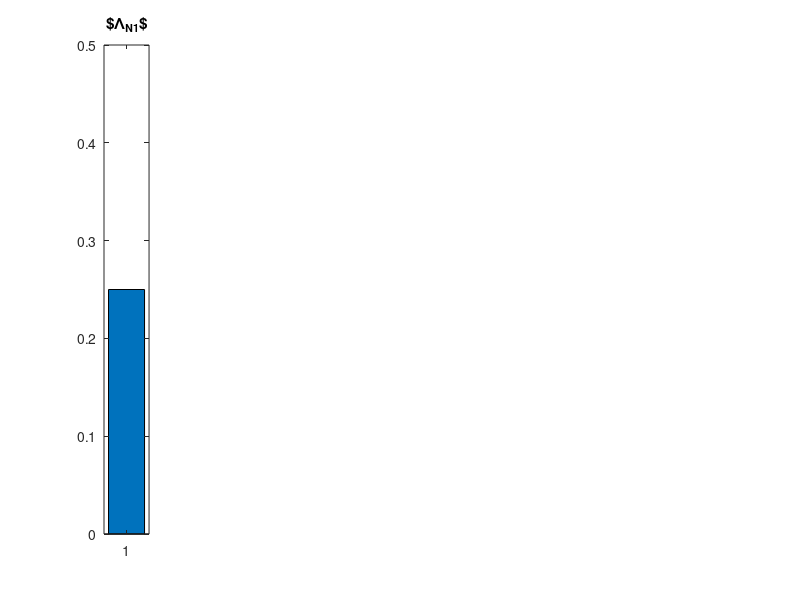

The MATLAB script that drew this image: (Note: this script raises an error after producing the figure.)
% This program solves the time evolution of problem 2B with a particle hopping ansatz
%% Load initial conditions
close all   
clear variables

% Initialise all neurites as structure arrays
NumberOfNeurites = 2;
N1 = struct;     

% Initialise parameters for scaling
N1.typicalTime = 10;
N1.typicalLength = 5;
N1.typicalDiffusion = 10^(-1); 

N1.Scaling_Diffusion = N1.typicalTime/N1.typicalLength^2 * N1.typicalDiffusion;
N1.Scaling_Drift = N1.typicalTime/N1.typicalLength^2;
N1.Additional_Scaling_Boundary = N1.typicalLength/N1.typicalTime;

N2 = N1;

% Space discretisation
n = 200;
N1.L = 1;
N2.L = 0.3;
N1.dx = 1/n;
N2.dx = 1/n;
N1.x = linspace(0,N1.L,n*N1.L)';            
N2.x = linspace(0,N2.L,n*N2.L)';            

% Time discretisation
T = 10;                                  % End time
m = T*10000;
dt = T/m;
N1.dt = dt;   
N2.dt = dt;                            
tt = linspace(0,T,ceil(T/N1.dt))';  

% Load initial pool Cconcentrations and define their maximum sizes;
N1.Lambda_som = 9;                      % Concentration in the Soma
N2.Lambda_som = N1.Lambda_som;
N1.Lambda_tip = 0.25;                   % Concentration in the growth cone of N1
N2.Lambda_tip = 0.25;                   % Concentration in the growth cone of N2

N1.Lambda_som_max = 10;
N2.Lambda_som_max = N1.Lambda_som_max;
N1.Lambda_tip_max = 0.5;               
N2.Lambda_tip_max = 0.5;

% Initial influx- and outflux values in all neurites
no_noflux = 1;                          % Set to 0 to have no flux for each Neurite
N1.alpha_a = no_noflux*1.2;
N1.alpha_r = no_noflux*0.3;
N2.alpha_a = no_noflux*1.2;
N2.alpha_r = no_noflux*0.3;

N1.beta_a = no_noflux*2;
N1.beta_r = no_noflux*1;
N2.beta_a = no_noflux*2;
N2.beta_r = no_noflux*1;

% Further parameters (diffusion constants and potentials)
N1.eps_a = 0.05;
N2.eps_a = N1.eps_a;
N1.eps_r = 0.05;
N2.eps_r = N1.eps_r;
C_a = 1/N1.eps_a;
C_r = 1/N1.eps_r;

N1.V_a = 1.*N1.x;           
N1.V_r = -1.*N1.x;
N2.V_a = 1.*N2.x;
N2.V_r = -1.*N2.x;

% Initial concentration of a = ANT and r = RET
N1.a0 = 0.*N1.x + 0.3;
N1.r0 = 0.*N1.x + 0.32;
N2.a0 = 0.*N2.x + 0.3;
N2.r0 = 0.*N2.x + 0.32;

% Check initial concentrations
N1.p0 = N1.a0 + N1.r0;
N2.p0 = N2.a0 + N2.r0;
if sum(N1.p0 > 1) + sum(N2.p0 > 1) > 0
    error('The chosen initial value of the total vesicle concentration in one neurite exceeds the density constraint.')
end
if sum(N1.a0 < 0) + sum(N1.r0 < 0) + sum(N2.a0 < 0) + sum(N2.r0 < 0) > 0
    error('One of the initial vesicle concentrations in a neurite is negative.')
end

% Initialise vectors that save development of different numbers
Development_Lambda_som = zeros(m,1);
Development_Lambda_tipN1 = zeros(m,1);
Development_Lambda_tipN2 = zeros(m,1);
Development_MassWholeSystem = zeros(m,1);
Development_Entropy = zeros(m,1);

%% Plot Initial Concentration in Both Neurites, Neurite 1 is plotted reverse
fig = figure('Position', [0, 0, 200, 200]);

plotlefttip = subplot(1,5,1);
hl = bar(N1.Lambda_tip);
title('$\Lambda_{N1}$')
ylim([0 N1.Lambda_tip_max ]);
plotlefttip.PlotBoxAspectRatio(2) = 2;
plotlefttip.Position(1) = 0.0;
plotlefttip.Position(2) = .5;
plotlefttip.Position(4) = 0.4;

fs1 = subplot(1,5,2);
h1 = plot(N1.x, N1.a0,'blue', N1.x, N1.r0,'red', N1.x, 1-N1.a0-N1.r0 ,'k--','Linewidth',2);
% fs1.Position = [0.18000    0.5000    0.3237    0.4150];
set(fs1, 'Xdir', 'reverse')
title('Neurite 1')
axis([0 N1.L 0 1]),
set(groot, 'DefaultTextInterpreter', 'latex');
set(groot, 'DefaultAxesTickLabelInterpreter', 'latex');
set(groot, 'DefaultAxesFontName', 'latex');
set(groot, 'DefaultLegendInterpreter', 'latex');
l = legend('ANT','RET', '1-$\rho$');
xl = xlabel('Points on the domain $\Omega$');
yl = ylabel('Concentration');
%set(l,'FontSize',20);
set(xl,'FontSize',20);
set(yl,'FontSize',20);
set(gca,'FontSize',20);
axis square
set(gca,'FontSize',12,'FontWeight','bold')

plotsoma = subplot(1,5,3);
hs = bar(N1.Lambda_som);
title('$\Lambda_{som}$')
ylim([0 N1.Lambda_som_max]);
plotsoma.PlotBoxAspectRatio(2) = 2;
% plotsoma.Position(1) = 0.5;
plotsoma.Position(1) = 0.36;
plotsoma.Position(2) = 0.5;
plotsoma.Position(4) = 0.4;

fs2 = subplot(1,5,4);
h2 = plot(N2.x, N2.a0, 'blue', N2.x, N2.r0,'red',N2.x, 1-N2.a0-N2.r0 ,'k--','Linewidth',2);
fs2.Position = [0.4400    0.5000    0.3237    0.4150];
axis([0 N2.L 0 1]);
title('Neurite 2')
axis square
legend('ANT','RET', '1-$\rho$');
xlabel('Points on the domain $\Omega$');
ylabel('Concentration');
set(gca,'FontSize',12,'FontWeight','bold','Fontangle','Oblique')

plotrighttip = subplot(1,5,5);
hr = bar(N2.Lambda_tip);
title('$\Lambda_{N2}$')
ylim([0 N2.Lambda_tip_max ]);
plotrighttip.PlotBoxAspectRatio(2) = 2;
plotrighttip.Position(1) = 0.7;
plotrighttip.Position(2) = 0.5;
plotrighttip.Position(4) = 0.4;

fs1.Position = [0.1000    0.5000    0.3237    0.4150];

drawnow;

pause

saveas(gcf, ['Images/TimeEvolution2B',num2str(0)], 'pdf');

%% Solve the equation

tic;
for i = 1:m
    % Update Concentration in Neurons
    [N1a1, N1r1, ~] = UpdateConcentrationParticleHopping(N1);    
    N1.a0 = N1a1;
    N1.r0 = N1r1;
    N1p1 = N1a1 + N1r1;
	
    [N2a1, N2r1, ~] = UpdateConcentrationParticleHopping(N2);    
    N2.a0 = N2a1;
    N2.r0 = N2r1;
    N2p1 = N2a1 + N2r1;
    
    % Plot Figure
    if (mod(i,1000)==0)

        % Update plot
%         subplot(1,5,2),
%         title(['Neurite 1, Time = ' num2str(i*dt)]);
        h1(1).YData = N1a1;             % Plot updaten
        h1(2).YData = N1r1;
        h1(3).YData = 1-N1a1-N1r1;
        
%         subplot(1,5,4),
%         title(['Neurite 2, Time = ' num2str(i*dt)]);
        h2(1).YData = N2a1;             % Plot updaten
        h2(2).YData = N2r1;
        h2(3).YData = 1-N2a1-N2r1;
        
        hs.YData = N1.Lambda_som;
        hl.YData = N1.Lambda_tip;
        hr.YData = N2.Lambda_tip;
       
        drawnow
        
        disp(['Iteration: ', num2str(i)]);
        if (mod(i,30000)==0)
            saveas(gcf, ['Images/TimeEvolution2B',num2str(i*dt*10)], 'pdf');
        end
    end
    
    % Save Density in Pools
    Development_Lambda_som(i) = N1.Lambda_som;
    Development_Lambda_tipN1(i) = N1.Lambda_tip;
    Development_Lambda_tipN2(i) = N2.Lambda_tip;
    
    % Update Concentration in Pools (Use same scheme as in the domains)
    N1.Lambda_som = N1.Lambda_som ...                               % Old concentration
        + N1.dt*(N1.beta_r*(N1.Lambda_som_max - N1.Lambda_som)*(N1r1(1)) ...      % Retrograte entering from Neuron 1
            + N2.beta_r*(N2.Lambda_som_max - N2.Lambda_som)*(N2r1(1)) ...               % Retrograte entering from Neuron 2
            - N1.alpha_a*N1.Lambda_som*(1-N1r1(1)-N1a1(1)) ...                          % Anterograde existing pool into Neuron 1 
            - N2.alpha_a*N2.Lambda_som*(1-N2r1(1)-N2a1(1))); ...                        % Anterograde existing pool into Neuron 2
            
    N2.Lambda_som = N1.Lambda_som;
    N1.Lambda_tip = N1.Lambda_tip ...                                           % Tip of Neuron 1
        + N1.dt*(- N1.alpha_r*N1.Lambda_tip*(1-N1r1(end)-N1a1(end)) ...                 % Vesicles exiting pool Neuron 1
            + N1.beta_a*+N1a1(end)*(N1.Lambda_tip_max - N1.Lambda_tip));                % Vesicles entering pool Neuron 1
    N2.Lambda_tip = N2.Lambda_tip ...                                           % Tip of Neuron 2
        + N2.dt*(- N2.alpha_r*N2.Lambda_tip*(1-N2r1(end)-N2a1(end)) ...                 % Vesicles exiting pool Neuron 2
            + N2.beta_a*N2a1(end)*(N2.Lambda_tip_max - N2.Lambda_tip));                 % Vesicles entering pool Neuron 2
    
    % Calculate total mass
    Development_MassWholeSystem(i) = (N1.Lambda_som + N1.Lambda_tip +  N2.Lambda_tip) ...
        + sum(N1r1(:))/n + sum(N1a1(:))/n + sum(N2r1(:))/n + sum(N2a1(:))/n; 
    
    % Calculate entropy
    eN1 = N1a1.*log(N1a1) + N1r1.*log(N1r1) + (1 - N1p1).*log(1 - N1p1) + N1a1.*N1.V_a + N1r1.*N1.V_r ;
    eN2 = N2a1.*log(N2a1) + N2r1.*log(N2r1) + (1 - N2p1).*log(1 - N2p1) + N2a1.*N2.V_a + N2r1.*N2.V_r ;
    Development_Entropy(i) = N1.dx*trapz(eN1) + N2.dx*trapz(eN2);
end

pause

%% Plot Further Figures that show developments of different sizes in the system
% Plot Pool Density Evolution
% figure(2);
% subplot(1,3,1);
% plot(tt, Development_Lambda_som);
% title('Pool: Soma');
% xlabel('Time $t$');
% ylabel('Concentration');
% set(groot, 'DefaultTextInterpreter', 'latex');
% set(groot, 'DefaultAxesTickLabelInterpreter', 'latex');
% set(groot, 'DefaultAxesFontName', 'latex');
% set(groot, 'DefaultLegendInterpreter', 'latex');
% set(gca,'FontSize',20);
% set(gca,'FontSize',12,'FontWeight','bold');
% 
% subplot(1,3,2);
% plot(tt, Development_Lambda_tipN1);
% title('Pool: Tip N1');
% xlabel('Time $t$');
% ylabel('Concentration');
% set(gca,'FontSize',20);
% set(gca,'FontSize',12,'FontWeight','bold');
% 
% subplot(1,3,3),
% plot(tt, Development_Lambda_tipN2);
% title('Pool: Tip N2');
% xlabel('Time $t$');
% ylabel('Concentration');
% set(gca,'FontSize',20);
% set(gca,'FontSize',12,'FontWeight','bold');
% 
% saveas(gcf, ['Images/DevelopmentPoolConcentration2B',num2str(i*dt*10)], 'pdf');

% % Plot Development of Mass in the Whole System
% figure(3);
% plot(tt, Development_MassWholeSystem);
% title('Mass Development of the whole System');
% xlabel('Time $t$');
% ylabel('Total Mass');
% set(groot, 'DefaultTextInterpreter', 'latex');
% set(groot, 'DefaultAxesTickLabelInterpreter', 'latex');
% set(groot, 'DefaultAxesFontName', 'latex');
% set(groot, 'DefaultLegendInterpreter', 'latex');
% set(gca,'FontSize',20);
% set(gca,'FontSize',12,'FontWeight','bold');
% 
% saveas(gcf, ['Images/DevelopmentMass2B',num2str(i*dt*10)], 'pdf');

% % Plot Development of Entropy in the Whole System
% figure(4);
% plot(tt, Development_Entropy);
% title('Entropy');
% xlabel('Time $t$');
% ylabel('Total Entropy');
% set(groot, 'DefaultTextInterpreter', 'latex');
% set(groot, 'DefaultAxesTickLabelInterpreter', 'latex');
% set(groot, 'DefaultAxesFontName', 'latex');
% set(groot, 'DefaultLegendInterpreter', 'latex');
% set(gca,'FontSize',20);
% set(gca,'FontSize',12,'FontWeight','bold');
% 
% saveas(gcf, ['Images/DevelopmentEntropy2B',num2str(i*dt*10)], 'pdf');

% toc
% 
% pause







   

